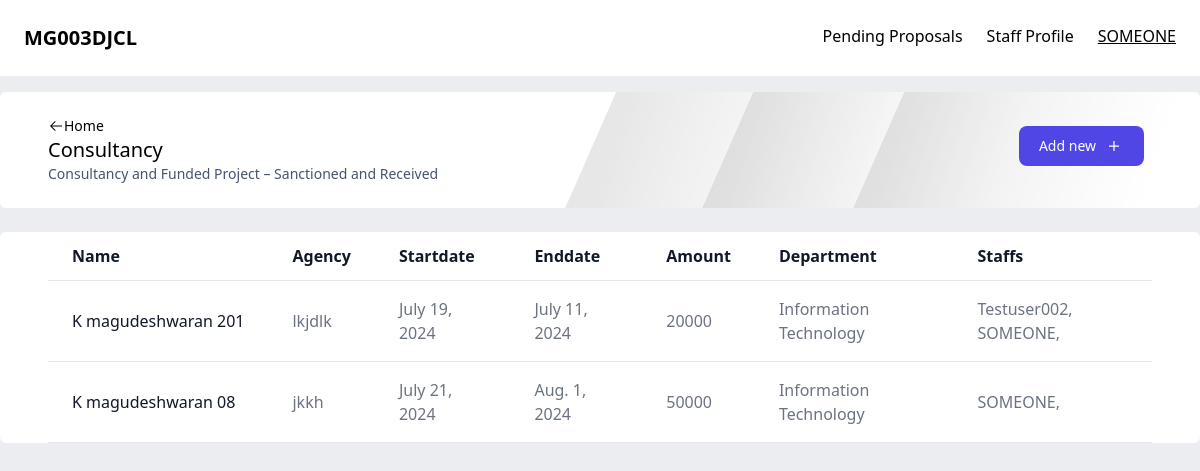
Page /consultancy/ (signed in) on the committed database.
### authentication/models.py (models this page shows)
class staff(AbstractUser):
    dept = models.ForeignKey(department, on_delete=models.CASCADE)
    designation = models.CharField(max_length=20)
    phone = models.CharField(max_length=20)
    designation = models.CharField(max_length=20)
    def __str__(self):
        return self.username

class department(models.Model):
    name = models.CharField(max_length=50)
    hod = models.OneToOneField('staff', on_delete=models.SET_NULL, null=True, blank=True, related_name='hod')
    def __str__(self):
        return self.name

### central/models.py (models this page shows, shortened)
class consultancy(models.Model):
    categories = [
        ("consultancy", "consultancy"),
        ("funding", "funding")
    ]
    category = models.CharField(max_length=25, choices=categories)
    name = models.CharField(max_length=50, unique=True)
    agency = models.CharField(max_length=50)
    startdate = models.DateField()
    enddate = models.DateField()
    amount = models.PositiveIntegerField()
    staffs = models.ManyToManyField(staff)
    department = models.ForeignKey(department, on_delete=models.SET_NULL, null=True)
    types = [
        ('sanctioned', 'sanctioned'),
        ('granted', 'granted')
    ]
    status = models.CharField(max_length=10, choices=types, blank=True, null=True)
    receivedamount = models.PositiveIntegerField(null=True, blank=True)
    uc = models.BooleanField(default=False, blank=True)
    hodapproval = models.BooleanField(verbose_name="HoD Approval Status", default=False, null=True)
    Controller = models.BooleanField(verbose_name="Controller Approval Status", default=False, null=True)
    class Meta:
        verbose_name = 'Consultancies and fundings'
        verbose_name_plural = 'Consultancies and fundings'

### central/views.py (the view)
# urls.py: path('consultancy/', ctv.consultancies),
@login_required(login_url='/signin')
def consultancies(request):
    consultancies = consultancy.objects.filter(staffs=request.user, category="consultancy")
    return render(request, 'central/consultancy.html', {"objects": consultancies})

### central/templates/central/consultancy.html (shortened to what this page needs)
{% extends 'central/publication.html' %}
{% block header %}
    <p class="text-xl font-medium">Consultancy</p>
    <p class="text-sm text-slate-600">Consultancy and Funded Project – Sanctioned and Received </p>
{% endblock %}
{% block addurl %}
     /consultancyapplication
{% endblock %}
{% block content %}
<table class=" text-left min-h-full text-gray-500 bg-white dark:text-gray-400 rounded-md overflow-x-auto w-full">
    <thead class="border-b text-gray-900 dark:text-gray-400">
        <tr>
            <th scope="col" class="px-6 py-3">
                Name
            </th>
            <th scope="col" class="px-6 py-3">
                Agency
            </th>
            <th scope="col" class="px-6 py-3">
                Startdate
            </th>
            <th scope="col" class="px-6 py-3">
                Enddate
            </th>
            <th scope="col" class="px-6 py-3">
                Amount
            </th>
            <th scope="col" class="px-6 py-3">
                Department
            </th>
            <th scope="col" class="px-6 py-3">
                Staffs
            </th>
        </tr>
    </thead>
    <tbody>
        {% for object in objects %}
        {% if object.category == 'consultancy' %}
        <tr class="border-b">
            <td scope="row" class="hover:underline px-6 py-4 font-medium text-gray-900 whitespace-nowrap">
                <a href="">
                {{object.name}}
                </a>
            </td>
            <td scope="row" class="px-6 py-4">
                <a href="">
                {{object.agency}}
                </a>
            </td>
            <td class="px-6 py-4">
                {{object.startdate}}
            </td>
            <td class="px-6 py-4">
                {{object.enddate}}
            </td>
            <td class="px-6 py-4">
                {{object.amount}}
            </td>
            <td class="px-6 py-4">
                {{object.department}}
            </td>
            <td class="px-6 py-4">
                {% for staff in object.staffs.all %}
                    {{staff}},
                {% endfor %}
            </td>
        </tr>
        {% endif %}
        {% endfor %}
    </tbody>
    </table>
{% endblock %}

### central/templates/central/nav.html (shortened to what this page needs)
<nav class="flex justify-between p-6 bg-white">
    <div>
         <p class="text-xl font-bold">MG003DJCL</p>
    </div>
    <div class="gap-6 hidden lg:flex">
         <a href="#">Pending Proposals</a>
         <a href="#">Staff Profile</a>
         <p class="font-medium underline">{{request.user}}</p>
    </div>
 </nav>

### rows in the picture
staff: user "SOMEONE", username "SOMEONE"
consultancy: name "K magudeshwaran 201", agency "lkjdlk", startdate "July 19, 2024", enddate "July 11, 2024", amount "20000", department "Information Technology"
staff: username "Testuser002"
consultancy: name "K magudeshwaran 08", agency "jkkh", startdate "July 21, 2024", enddate "Aug. 1, 2024", amount "50000", department "Information Technology"
